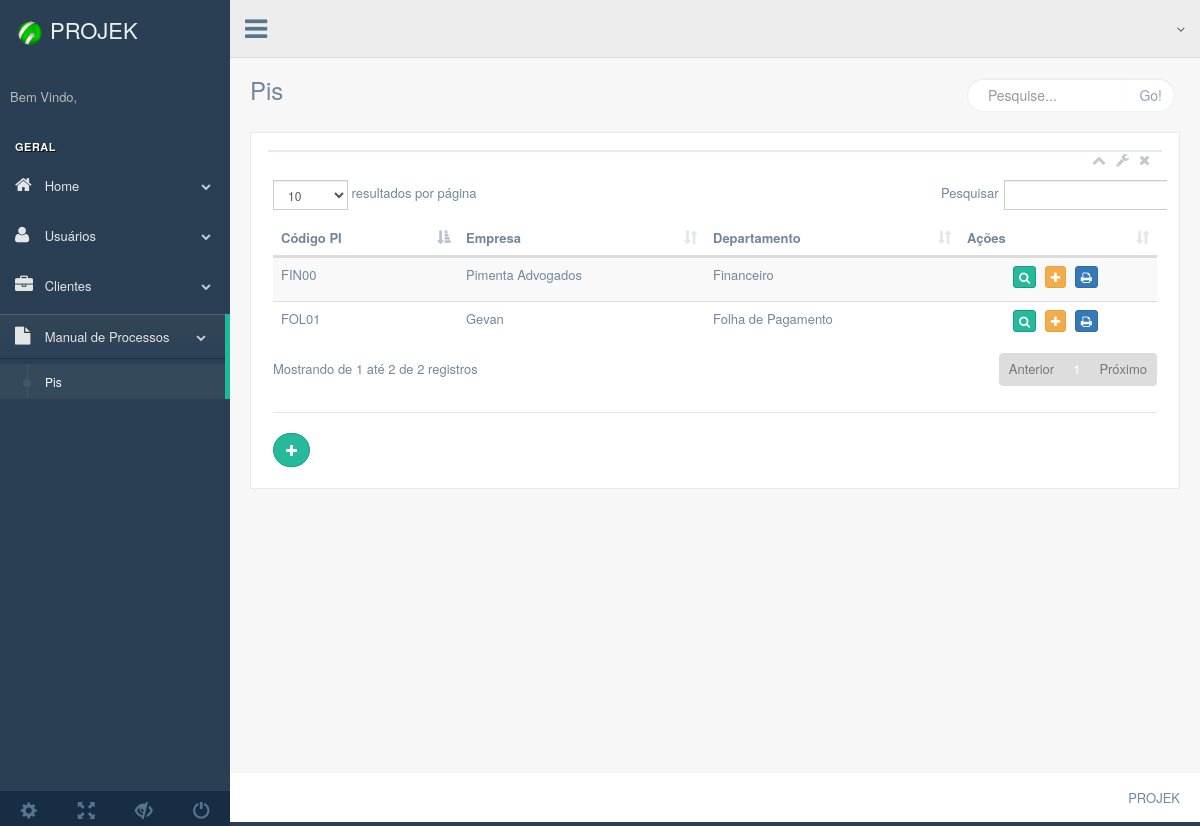
Page /production/php/clientes/pis.php on the earlier database version.
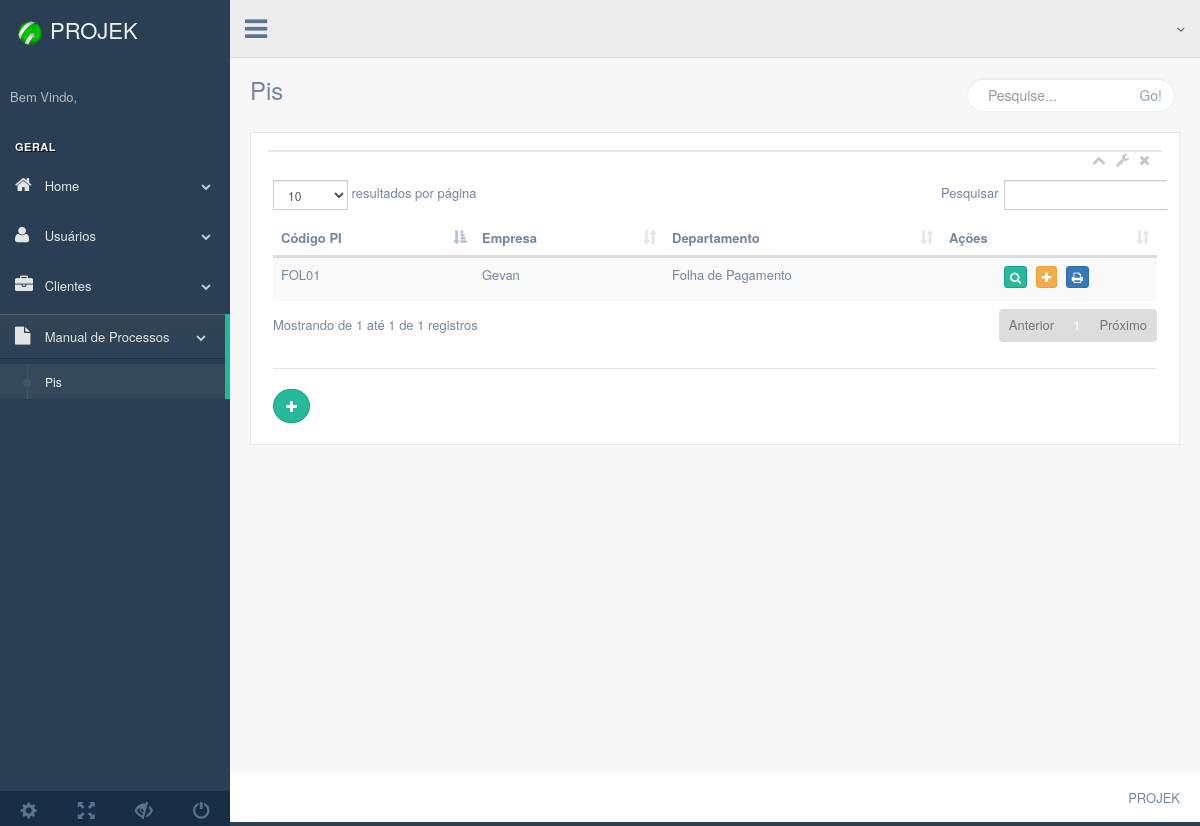
Same page on the later database version.
### tables this page shows
CREATE TABLE `pis` (
  `id_departamento` int(11) DEFAULT NULL,
  `cod_pi` varchar(20) NOT NULL,
  `data_revisado` varchar(255) DEFAULT NULL,
  `id_consultor` int(11) DEFAULT NULL,
  `id_gestor_pi` int(11) DEFAULT NULL
);

CREATE TABLE `clientes` (
  `id_cliente` int(11) NOT NULL,
  `nome` varchar(255) DEFAULT NULL
);

CREATE TABLE `departamentos` (
  `id_departamento` int(11) NOT NULL,
  `id_cliente` int(11) DEFAULT NULL,
  `nome` varchar(255) DEFAULT NULL
);

### production/php/bancos/banco-pis.php (called while the page is built, shortened)
<?php
function listaPis($conexao){
  $clientes = array();
    $query = "select  * from pis";
    $resultado = mysqli_query($conexao, $query);
    while ($cliente = mysqli_fetch_assoc($resultado)) {
      array_push($clientes, $cliente);
    }
    return $clientes;
}

### production/php/bancos/banco-departamento.php (called while the page is built, shortened)
<?php
function  buscaDepartamento($conexao , $id_departamento){
    $query = "select  * from departamentos where id_departamento = $id_departamento";
    $resultado = mysqli_query($conexao, $query);
    $departamento = mysqli_fetch_assoc($resultado);
    return $departamento;
}
?>

### production/php/bancos/banco-cliente.php (called while the page is built, shortened)
<?php
function  buscaCliente($conexao , $id_cliente){
    $query = "select  * from clientes where id_cliente = $id_cliente";
    $resultado = mysqli_query($conexao, $query);
    $cliente = mysqli_fetch_assoc($resultado);
    return $cliente;
}

### production/php/clientes/pis.php (the view, shortened to what the changed rows need)
<?php include "../bancos/conecta.php";?>
<?php include "../bancos/banco-cliente.php";?>
<?php include "../bancos/banco-departamento.php";?>
<?php include "../bancos/banco-pis.php";?>
<?php
  $pis = listaPis($conexao);
?>
<!DOCTYPE html>
<html lang="en">
  <head>
    <link href="../../../vendors/bootstrap/dist/css/bootstrap.min.css" rel="stylesheet">
    <link href="../../../vendors/font-awesome/css/font-awesome.min.css" rel="stylesheet">
    <link href="../../../vendors/nprogress/nprogress.css" rel="stylesheet">
    <link href="../../../vendors/iCheck/skins/flat/green.css" rel="stylesheet">
    <link href="../../../vendors/datatables.net-bs/css/dataTables.bootstrap.min.css" rel="stylesheet">
    <link href="../../../vendors/datatables.net-buttons-bs/css/buttons.bootstrap.min.css" rel="stylesheet">
    <link href="../../../vendors/datatables.net-fixedheader-bs/css/fixedHeader.bootstrap.min.css" rel="stylesheet">
    <link href="../../../vendors/datatables.net-responsive-bs/css/responsive.bootstrap.min.css" rel="stylesheet">
    <link href="../../../vendors/datatables.net-scroller-bs/css/scroller.bootstrap.min.css" rel="stylesheet">
    <link rel="stylesheet" type="text/css" href="../../../vendors/bootstrap-notify-3.1.3/dist/bootstrap-notify.js">
    <link href="../../../build/css/custom.min.css" rel="stylesheet">
  </head>
  <body class="nav-md">
    <div class="container body">
      <div class="main_container">
        <div class="right_col" role="main">
          <div class="">
            <div class="row">
              <div class="col-md-12 col-sm-12 col-xs-12">
                <div class="x_panel">
                  <div class="x_content">
                    <div class="row">
                      <div class="col-md-12 col-sm-12 col-xs-12">
                        <table id="tabela" class="table table-striped">
                          <thead>
                            <tr>
                              <th>Código PI</th>
                              <th>Empresa</th>
                              <th>Departamento</th>
                              <th>Ações</th>
                            </tr>
                          </thead>
                          <tbody>
                            <?php
                              foreach ($pis as  $pi) {
                                $departamento = buscaDepartamento($conexao, $pi['id_departamento']);
                                $cliente = buscaCliente($conexao, $departamento['id_cliente']);
                            ?>
                            <tr>
                              <td><?=$pi['cod_pi']?></td>
                              <td><?=$cliente['nome']?></td>
                              <td><?=$departamento['nome']?></td>
                              <td align="center">
                                <a href="../profiles/pi-profile.php?cod_pi=<?=$pi['cod_pi']?>"><button class="btn btn-success btn-xs"><i class="fa fa-search"></i></button></a>
                                <a href="../forms/form-macroprocesso.php?cod_pi=<?=$pi['cod_pi']?>"><button class="btn btn-warning btn-xs"><i class="fa fa-plus"></i></button></a>
                                <a href="../imprime/imprime-pi.php?cod_pi=<?=$pi['cod_pi']?>"><button class="btn btn-primary btn-xs"><i class="fa fa-print"></i></button></a>
                              </td>
                            </tr>
                            <?php
                              }
                            ?>
                          </tbody>
                        </table>
                        <div class="ln_solid"></div>
                          <a class="btn btn-success btn-round" style="" href="../forms/form-cliente.php?"><i class="fa fa-plus"></i></a>
                        </div>
                      </div>
                    </div>
                  </div>
                </div>
              </div>
            </div>
          </div>
        </div>
      </div>
  </body>
</html>

Differences in the rows shown:
removed pis: cod_pi "FIN00", clientes.nome "Pimenta Advogados", id_departamento.nome "Financeiro"
Other differences:
text written by a page script: "resultados por página Pesquisar Mostrando de 1 até 2 de 2 registros Anterior 1 Próximo" → "resultados por página Pesquisar Mostrando de 1 até 1 de 1 registros Anterior 1 Próximo"
